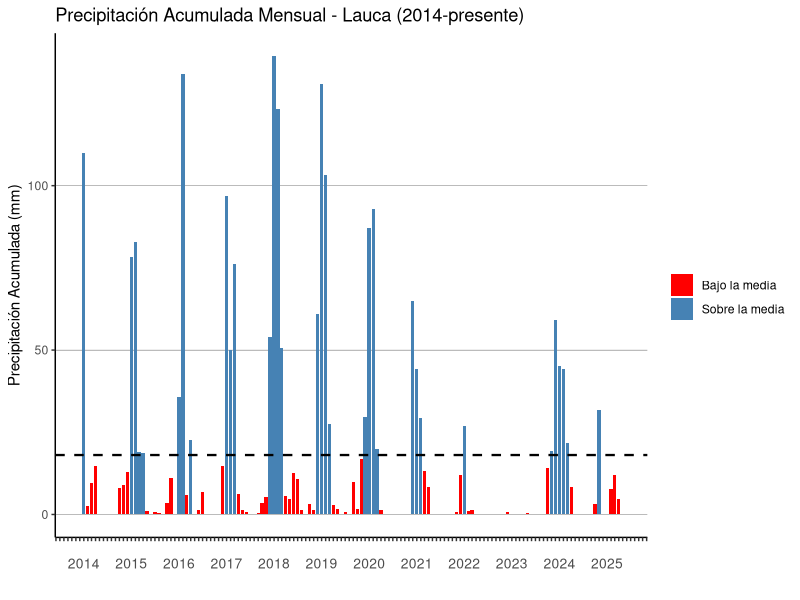

Generate this figure with R:
library(tidyverse)
library(lubridate)

serie_precipitaciones_lauca <- read_csv(file = "datos/clima/EC_series_lauca.csv")

names(serie_precipitaciones_lauca)

serie_mensual_lauca <- serie_precipitaciones_lauca |>
  group_by(agno, mes) |>
  summarise(precipitacion_acumulada_mensual = sum(valor, na.rm = TRUE), .groups = "drop") |>
  mutate(fecha = make_date(agno, mes, 1))

names(serie_mensual_lauca)

# grafico de barras -------------------------------------------------------
# Crear franjas para destacar años (solo años pares en gris)
años_franjas <- data.frame(
  xmin = as.Date(paste0(seq(2014, 2025, 2), "-01-01")),
  xmax = as.Date(paste0(seq(2014, 2025, 2), "-12-31"))
)

serie_mensual_lauca |>
  filter(agno >= 2014) |>
  mutate(media = mean(precipitacion_acumulada_mensual, na.rm = TRUE),
         color = ifelse(precipitacion_acumulada_mensual < media, "Bajo la media", "Sobre la media")) |>
  ggplot(aes(x = fecha, y = precipitacion_acumulada_mensual, fill = color)) +
  geom_col() +
  geom_hline(aes(yintercept = media),
             linetype = "dashed", color = "black", linewidth = 0.8) +
  scale_fill_manual(values = c("Bajo la media" = "red", "Sobre la media" = "steelblue")) +
  scale_x_date(breaks = "1 month", labels = function(x) {
    #mes_inicial <- substr(format(x, "%b"), 1, 1)
    año_text <- ifelse(month(x) == 1, paste0("\n", year(x)), "")
    paste0(año_text)
  }) +
  labs(title = "Precipitación Acumulada Mensual - Lauca (2014-presente)",
       x = "",
       y = "Precipitación Acumulada (mm)",
       fill = "") +
  theme_classic() +
  theme(axis.text.x = element_text(angle = 0, hjust = 0.5, size = 10,
                                   lineheight = 0.8),
        legend.position = "right",
        panel.grid.major.y = element_line(color = "black", linewidth = 0.1),
        panel.grid.minor.y = element_blank(),
        panel.grid.major.x = element_blank())

